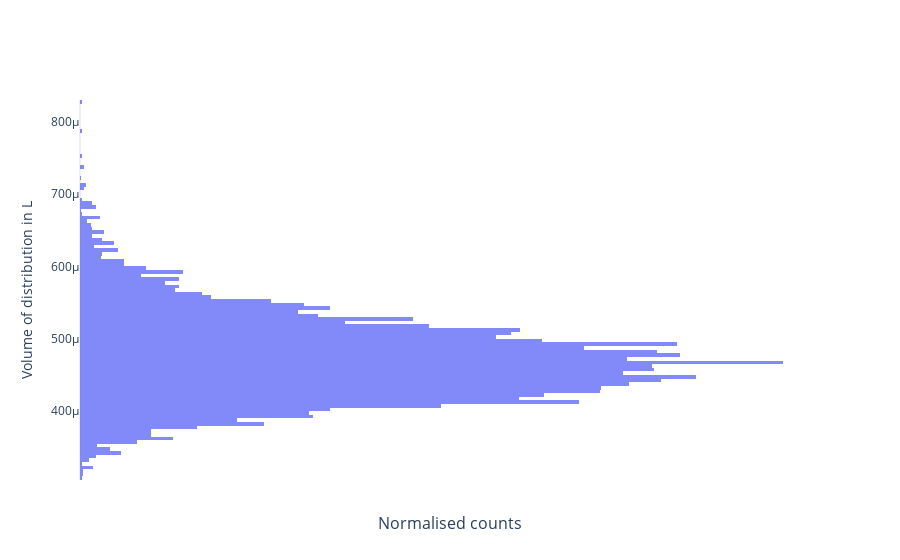
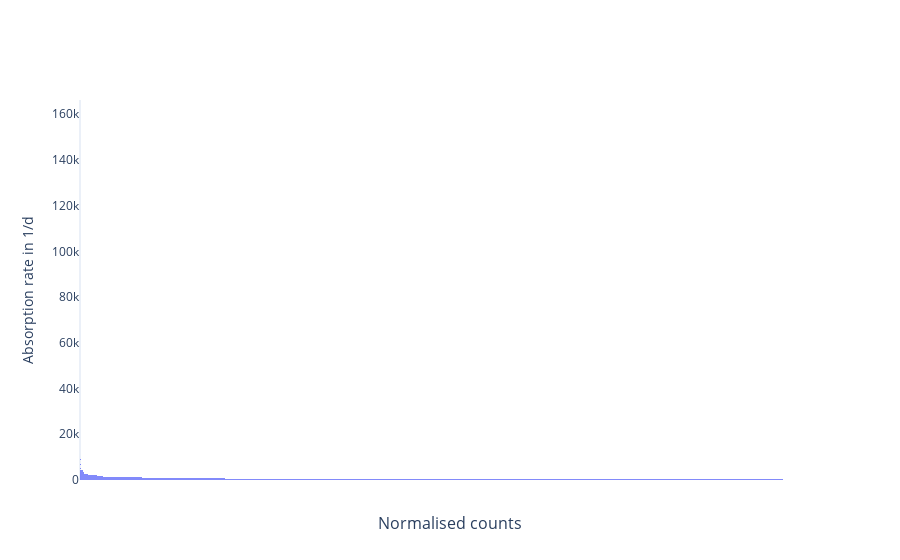

Source (notebook cell) for these figures, in order:
### Markdown cell above
### Visualise marginal posteriors

### Code cell
fig = erlo.plots.MarginalPosteriorPlot()
fig.add_data(data=posterior_samples, warm_up_iter=2000)

fig.show()

### Figure 1 — Plotly figure (JSON) as saved in the notebook; plotly's stock layout.template omitted (floating-point values rounded to 4 significant figures; data arrays with more than 128 entries replaced by an {"elided": "..."} marker saying what was removed)
{"data": [{"hovertemplate": "Sample: %{y:.2f}<br>Rhat: 1.02<br>", "marker": {"color": "#636EFA"}, "name": "Pooled", "opacity": 0.8, "type": "histogram", "visible": true, "xaxis": "x", "y": {"elided": "20000 float values"}, "yaxis": "y"}], "layout": {"annotations": [{"font": {"size": 16}, "showarrow": false, "text": "Normalised counts", "x": 0.5, "xanchor": "center", "xref": "paper", "y": 0, "yanchor": "top", "yref": "paper", "yshift": -30}], "autosize": true, "xaxis": {"anchor": "y", "domain": [0, 1], "tickvals": []}, "yaxis": {"anchor": "x", "domain": [0, 1], "title": {"text": "Volume of distribution in L"}}}}

### Figure 2 — Plotly figure (JSON) as saved in the notebook; plotly's stock layout.template omitted (floating-point values rounded to 4 significant figures; data arrays with more than 128 entries replaced by an {"elided": "..."} marker saying what was removed)
{"data": [{"hovertemplate": "Sample: %{y:.2f}<br>Rhat: 1.01<br>", "marker": {"color": "#636EFA"}, "name": "Pooled", "opacity": 0.8, "type": "histogram", "visible": true, "xaxis": "x", "y": {"elided": "20000 float values"}, "yaxis": "y"}], "layout": {"annotations": [{"font": {"size": 16}, "showarrow": false, "text": "Normalised counts", "x": 0.5, "xanchor": "center", "xref": "paper", "y": 0, "yanchor": "top", "yref": "paper", "yshift": -30}], "autosize": true, "xaxis": {"anchor": "y", "domain": [0, 1], "tickvals": []}, "yaxis": {"anchor": "x", "domain": [0, 1], "title": {"text": "Absorption rate in 1/d"}}}}
